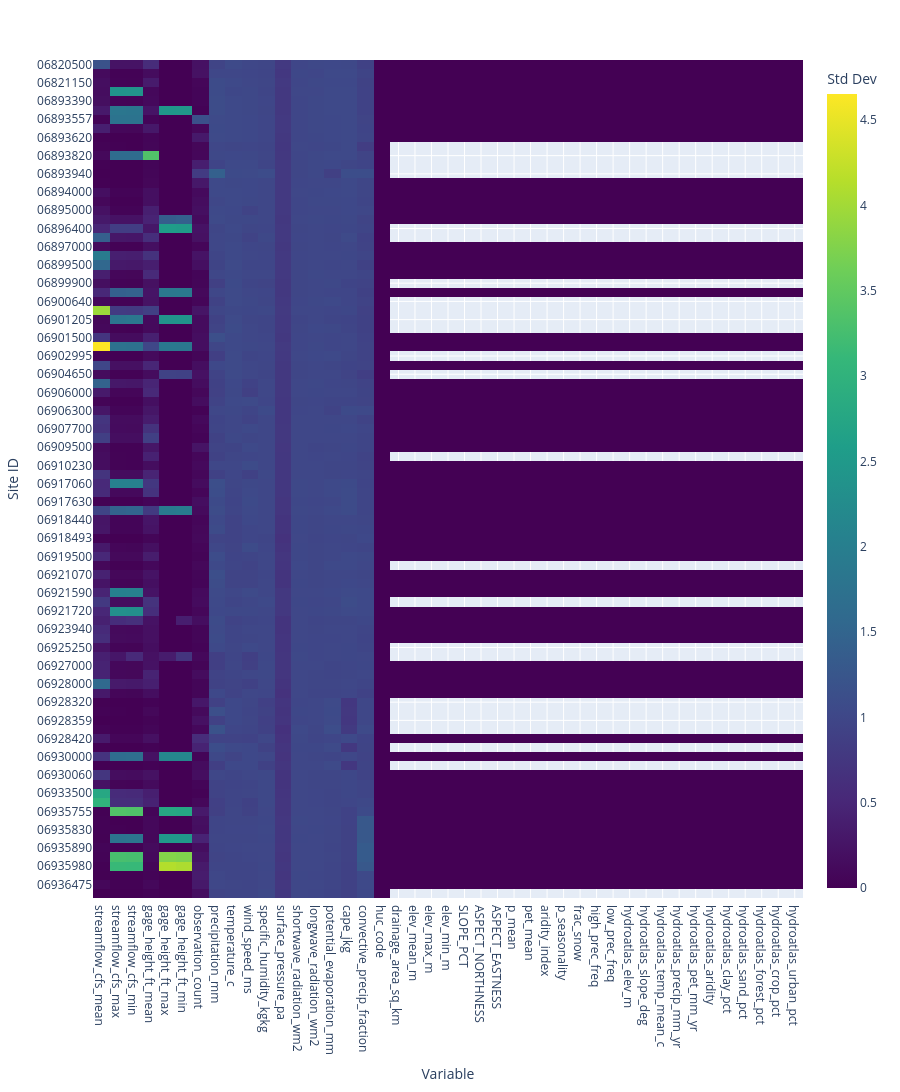

Write notebook code for a chart like this one.
### Code cell
heatmap_df = std_by_site.set_index('site_id')
fig = px.imshow(
    heatmap_df,
    aspect='auto',
    color_continuous_scale='Viridis',
    labels=dict(
        x="Variable",
        y="Site ID",
        color="Std Dev"
    )
)

fig.update_traces(
    hovertemplate=
        "Site: %{y}<br>" +
        "Variable: %{x}<br>" +
        "Std Dev: %{z:.4f}<extra></extra>"
)

fig.update_layout(
    height=2000,
    yaxis=dict(automargin=True)
)

fig.show()

### Figure 1 — Plotly figure (JSON) as saved in the notebook; plotly's stock layout.template omitted (floating-point values rounded to 4 significant figures; data arrays with more than 128 entries replaced by an {"elided": "..."} marker saying what was removed)
{"data": [{"coloraxis": "coloraxis", "hovertemplate": "Site: %{y}<br>Variable: %{x}<br>Std Dev: %{z:.4f}<extra></extra>", "name": "0", "type": "heatmap", "x": ["streamflow_cfs_mean", "streamflow_cfs_max", "streamflow_cfs_min", "gage_height_ft_mean", "gage_height_ft_max", "gage_height_ft_min", "observation_count", "precipitation_mm", "temperature_c", "wind_speed_ms", "specific_humidity_kgkg", "surface_pressure_pa", "shortwave_radiation_wm2", "longwave_radiation_wm2", "potential_evaporation_mm", "cape_jkg", "convective_precip_fraction", "huc_code", "drainage_area_sq_km", "elev_mean_m", "elev_max_m", "elev_min_m", "SLOPE_PCT", "ASPECT_NORTHNESS", "ASPECT_EASTNESS", "p_mean", "pet_mean", "aridity_index", "p_seasonality", "frac_snow", "high_prec_freq", "low_prec_freq", "hydroatlas_elev_m", "hydroatlas_slope_deg", "hydroatlas_temp_mean_c", "hydroatlas_precip_mm_yr", "hydroatlas_pet_mm_yr", "hydroatlas_aridity", "hydroatlas_clay_pct", "hydroatlas_sand_pct", "hydroatlas_forest_pct", "hydroatlas_crop_pct", "hydroatlas_urban_pct"], "xaxis": "x", "y": ["06820500", "06821080", "06821150", "06893150", "06893390", "06893500", "06893557", "06893578", "06893620", "06893750", "06893820", "06893830", "06893940", "06893970", "06894000", "06894200", "06895000", "06896000", "06896400", "06896900", "06897000", "06897500", "06899500", "06899700", "06899900", "06900050", "06900640", "06900800", "06901205", "06901250", "06901500", "06902000", "06902995", "06904500", "06904650", "06905500", "06906000", "06906150", "06906300", "06906800", "06907700", "06908000", "06909500", "06909950", "06910230", "06910750", "06917060", "06917560", "06917630", "06918060", "06918440", "06918460", "06918493", "06918740", "06919500", "06920520", "06921070", "06921200", "06921590", "06921600", "06921720", "06923250", "06923940", "06923950", "06925250", "06926290", "06927000", "06927240", "06928000", "06928300", "06928320", "06928330", "06928359", "06928380", "06928420", "06929900", "06930000", "06930015", "06930060", "06932000", "06933500", "06934000", "06935755", "06935770", "06935830", "06935850", "06935890", "06935955", "06935980", "06935997", "06936475", "06936530"], "yaxis": "y", "z": {"elided": "92x43 float values"}}], "layout": {"coloraxis": {"colorbar": {"title": {"text": "Std Dev"}}, "colorscale": [[0, "#440154"], [0.1111, "#482878"], [0.2222, "#3e4989"], [0.3333, "#31688e"], [0.4444, "#26828e"], [0.5556, "#1f9e89"], [0.6667, "#35b779"], [0.7778, "#6ece58"], [0.8889, "#b5de2b"], [1, "#fde725"]]}, "height": 2000, "margin": {"t": 60}, "xaxis": {"anchor": "y", "domain": [0, 1], "title": {"text": "Variable"}}, "yaxis": {"anchor": "x", "automargin": true, "autorange": "reversed", "domain": [0, 1], "title": {"text": "Site ID"}}}}
